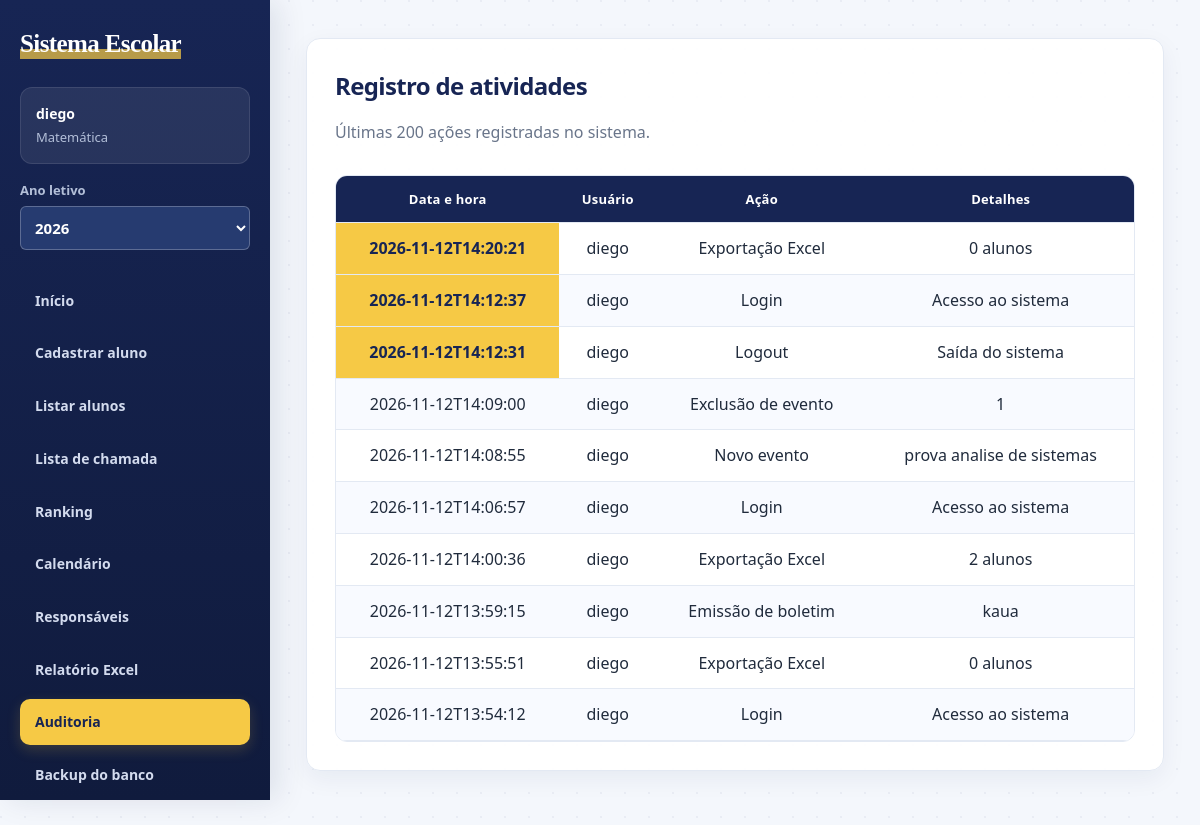
/auditoria (signed in), run on the app's committed database.
### tables this page shows
CREATE TABLE professores (
            id INTEGER PRIMARY KEY AUTOINCREMENT,
            nome TEXT NOT NULL,
            email TEXT UNIQUE NOT NULL,
            senha TEXT NOT NULL,
            materia TEXT NOT NULL
        , perfil TEXT NOT NULL DEFAULT 'professor');

CREATE TABLE auditoria (
        id INTEGER PRIMARY KEY AUTOINCREMENT, professor_id INTEGER,
        acao TEXT NOT NULL, detalhes TEXT, criado_em TEXT NOT NULL,
        FOREIGN KEY(professor_id) REFERENCES professores(id) ON DELETE SET NULL
    );

### app.py (the view)
@app.route("/auditoria")
@login_obrigatorio
@administrador_obrigatorio
def auditoria():
    conexao=conectar(); registros=conexao.execute("SELECT a.*, p.nome FROM auditoria a LEFT JOIN professores p ON p.id=a.professor_id ORDER BY a.id DESC LIMIT 200").fetchall(); conexao.close()
    return renderizar_pagina("auditoria", registros=registros)

### app.py (called while the page is built)
def conectar():
    conexao = sqlite3.connect(BANCO)
    conexao.row_factory = sqlite3.Row
    conexao.execute("PRAGMA foreign_keys = ON")
    return conexao

def administrador_obrigatorio(funcao):
    @wraps(funcao)
    def verificar(*args, **kwargs):
        if "professor_id" not in session:
            return redirect(url_for("login"))
        if session.get("perfil") != "administrador":
            flash("Esta área é exclusiva para administradores.")
            return redirect(url_for("painel"))
        return funcao(*args, **kwargs)
    return verificar

def login_obrigatorio(funcao):
    @wraps(funcao)
    def verificar_login(*args, **kwargs):
        if "professor_id" not in session:
            return redirect(url_for("login"))
        return funcao(*args, **kwargs)
    return verificar_login

def ano_selecionado():
    return session.get("ano", date.today().year)

def obter_anos_disponiveis():
    ano_hoje = date.today().year
    anos = set(range(ano_hoje - 1, ano_hoje + 6))
    anos.add(ano_selecionado())
    conexao = conectar()
    registros = conexao.execute("""
        SELECT DISTINCT ano
        FROM alunos
    """).fetchall()
    conexao.close()
    for registro in registros:
        anos.add(registro["ano"])
    return sorted(anos)

def renderizar_pagina(aba, **dados):
    return render_template(
        "index.html",
        mostrar_login=False,
        mostrar_cadastro_professor=False,
        aba=aba,
        materia=session.get("materia"),
        professor_nome=session.get("professor_nome"),
        perfil=session.get("perfil", "professor"),
        ano_letivo=ano_selecionado(),
        limite_ausencia=LIMITE_AUSENCIA,
        anos_disponiveis=obter_anos_disponiveis(),
        calcular_situacao=calcular_situacao,
        **dados
    )

### templates/index.html (shortened to what this page needs)
<!DOCTYPE html>
<html lang="pt-br">
<head>
    <link rel="stylesheet" href="{{ url_for('static', filename='style.css') }}">
</head>
<body>
{% if mostrar_login %}
    <div class="login-box">
        <p class="login-marca"><span>Sistema Escolar</span></p>
        <h2>Login do Professor</h2>
        {% with mensagens = get_flashed_messages() %}
            {% for mensagem in mensagens %}
                <div class="erro">{{ mensagem }}</div>
            {% endfor %}
        {% endwith %}
        <form method="POST" action="/login">
            <label>E-mail:</label>
            <input
                type="email"
                name="email"
                placeholder="Digite seu e-mail"
                required
            >
            <label>Senha:</label>
            <input
                type="password"
                name="senha"
                placeholder="Digite sua senha"
                required
            >
            <button type="submit">Entrar</button>
        </form>
        <a class="link-cadastro" href="/cadastro-professor">
            Criar conta de professor
        </a>
    </div>
{% else %}
    <div class="layout">
    <aside class="lateral">
        <div class="marca">
            <span class="marca-nome">Sistema Escolar</span>
        </div>
        <div class="perfil">
            <strong>{{ professor_nome }}</strong>
            <span>{{ materia }}</span>
        </div>
        <form
            class="seletor-ano"
            method="POST"
            action="/mudar-ano"
        >
            <label for="ano-letivo">Ano letivo</label>
            <select
                name="ano"
                id="ano-letivo"
                onchange="this.form.submit()"
            >
                {% for ano_opcao in anos_disponiveis %}
                    <option
                        value="{{ ano_opcao }}"
                        {% if ano_opcao == ano_letivo %}
                            selected
                        {% endif %}
                    >
                        {{ ano_opcao }}
                    </option>
                {% endfor %}
            </select>
        </form>
        <nav>
            <a href="/inicio" {% if aba == 'inicio' %}class="ativo"{% endif %}>Início</a>
            <a href="/cadastrar" {% if aba == 'cadastrar' %}class="ativo"{% endif %}>Cadastrar aluno</a>
            <a href="/listar" {% if aba == 'listar' %}class="ativo"{% endif %}>Listar alunos</a>
            <a href="/chamada" {% if aba == 'chamada' %}class="ativo"{% endif %}>Lista de chamada</a>
            <a href="/ranking" {% if aba == 'ranking' %}class="ativo"{% endif %}>Ranking</a>
            <a href="/calendario" {% if aba == 'calendario' %}class="ativo"{% endif %}>Calendário</a>
            <a href="/comunicacao" {% if aba == 'comunicacao' %}class="ativo"{% endif %}>Responsáveis</a>
            <a href="/exportar-excel">Relatório Excel</a>
            {% if perfil == 'administrador' %}
                <a href="/auditoria" {% if aba == 'auditoria' %}class="ativo"{% endif %}>Auditoria</a>
                <a href="/backup">Backup do banco</a>
            {% endif %}
        </nav>
    </aside>
    <main class="container">
        {% if aba == 'inicio' %}
            <section class="boas-vindas">
                <h2>Olá, {{ primeiro_nome }}</h2>
                <p class="info">{{ data_extenso }}</p>
            </section>
            {% if geral.total == 0 %}
                <section class="card">
                    <h2>Nenhum aluno em {{ ano_letivo }}</h2>
                    <div class="vazio">
                        <p>
                            Cadastre o primeiro aluno de {{ materia }}
                            para ver o resumo da turma aqui.
                        </p>
                        <a class="botao-link principal" href="/cadastrar">
                            Cadastrar aluno
                        </a>
                    </div>
                </section>
            {% else %}
                <div class="indicadores">
                    <div class="indicador">
                        <span class="valor">{{ geral.total }}</span>
                        <span class="rotulo">Alunos em {{ ano_letivo }}</span>
                    </div>
                    <div class="indicador">
                        <span class="valor">
                            {% if geral.media is not none %}
                                {{ "%.1f"|format(geral.media) }}
                            {% else %}
                                —
                            {% endif %}
                        </span>
                        <span class="rotulo">Média geral</span>
                    </div>
                    <div class="indicador verde">
                        <span class="valor">{{ geral.aprovados }}</span>
                        <span class="rotulo">Aprovados</span>
                    </div>
                    <div class="indicador vermelho">
                        <span class="valor">{{ geral.reprovados }}</span>
                        <span class="rotulo">Reprovados</span>
                    </div>
                    <div class="indicador amarelo">
                        <span class="valor">{{ geral.em_risco }}</span>
                        <span class="rotulo">
                            Com ausência acima de {{ limite_ausencia }}%
                        </span>
                    </div>
                </div>
                <section class="card">
                    <h2>Resumo por série</h2>
                    {% for item in por_serie %}
                        <div class="linha-serie">
                            <span class="nome-serie">{{ item.serie }}º ano</span>
                            <div
                                class="barra"
                                title="{{ item.aprovados }} aprovados, {{ item.andamento }} em andamento, {{ item.reprovados }} reprovados"
                            >
                                <div
                                    class="parte-verde"
                                    style="width: {{ (item.aprovados / item.total * 100)|round(1) }}%;"
                                ></div>
                                <div
                                    class="parte-cinza"
                                    style="width: {{ (item.andamento / item.total * 100)|round(1) }}%;"
                                ></div>
                                <div
                                    class="parte-vermelha"
                                    style="width: {{ (item.reprovados / item.total * 100)|round(1) }}%;"
                                ></div>
                            </div>
                            <span class="contagem">
                                {{ item.total }}
                                {{ 'aluno' if item.total == 1 else 'alunos' }}
                            </span>
                            <span class="media-serie">
                                Média
                                {% if item.media is not none %}
                                    {{ "%.1f"|format(item.media) }}
                                {% else %}
                                    —
                                {% endif %}
                            </span>
                        </div>
                    {% endfor %}
                    <div class="legenda">
                        <span><i style="background: var(--verde);"></i>Aprovados</span>
                        <span><i style="background: #b9c3d6;"></i>Em andamento</span>
                        <span><i style="background: var(--vermelho);"></i>Reprovados</span>
                    </div>
                </section>
                <section class="card">
                    <h2>Alunos que precisam de atenção</h2>
                    <p class="info">
                        Aparecem aqui os alunos com média abaixo de 6
                        ou ausência acima de {{ limite_ausencia }}%.
                    </p>
                    {% if atencao %}
                        <ul class="lista-atencao">
                            {% for item in atencao %}
                                <li>
                                    <div class="quem">
                                        <strong>{{ item.nome }}</strong>
                                        <span>{{ item.serie }}º ano</span>
                                    </div>
                                    <div class="motivos">
                                        {% for motivo in item.motivos %}
                                            <span class="selo selo-alerta">{{ motivo }}</span>
                                        {% endfor %}
                                    </div>
                                </li>
                            {% endfor %}
                        </ul>
                        {% if total_atencao > atencao|length %}
                            <p class="info">
                                E mais {{ total_atencao - atencao|length }}
                                {{ 'aluno' if total_atencao - atencao|length == 1 else 'alunos' }}.
                                Veja todos na tela Listar alunos.
                            </p>
                        {% endif %}
                    {% else %}
                        <div class="vazio">
                            Nenhum aluno em alerta no momento.
                        </div>
                    {% endif %}
                </section>
            {% endif %}
        {% elif aba == 'auditoria' %}
            <section class="card"><h2>Registro de atividades</h2><p class="info">Últimas 200 ações registradas no sistema.</p>{% if registros %}<div class="tabela-responsiva"><table><thead><tr><th>Data e hora</th><th>Usuário</th><th>Ação</th><th>Detalhes</th></tr></thead><tbody>{% for r in registros %}<tr><td>{{ r.criado_em }}</td><td>{{ r.nome or 'Usuário removido' }}</td><td>{{ r.acao }}</td><td>{{ r.detalhes }}</td></tr>{% endfor %}</tbody></table></div>{% else %}<div class="vazio">Ainda não há atividades registradas.</div>{% endif %}</section>
        {% endif %}
    </main>
    </div>
{% endif %}
</body>
</html>

### data on the page
professores: nome "diego", materia "Matemática"
auditoria: criado_em "2026-11-12T14:20:21", nome "diego", acao "Exportação Excel", detalhes "0 alunos"
auditoria: criado_em "2026-11-12T14:12:37", nome "diego", acao "Login", detalhes "Acesso ao sistema"
auditoria: criado_em "2026-11-12T14:12:31", nome "diego", acao "Logout", detalhes "Saída do sistema"
auditoria: criado_em "2026-11-12T14:09:00", nome "diego", acao "Exclusão de evento", detalhes "1"
auditoria: criado_em "2026-11-12T14:08:55", nome "diego", acao "Novo evento", detalhes "prova analise de sistemas"
auditoria: criado_em "2026-11-12T14:06:57", nome "diego", acao "Login", detalhes "Acesso ao sistema"
auditoria: criado_em "2026-11-12T14:00:36", nome "diego", acao "Exportação Excel", detalhes "2 alunos"
auditoria: criado_em "2026-11-12T13:59:15", nome "diego", acao "Emissão de boletim", detalhes "kaua"
auditoria: criado_em "2026-11-12T13:55:51", nome "diego", acao "Exportação Excel", detalhes "0 alunos"
auditoria: criado_em "2026-11-12T13:54:12", nome "diego", acao "Login", detalhes "Acesso ao sistema"

### other printed values
form field ano "2026"
